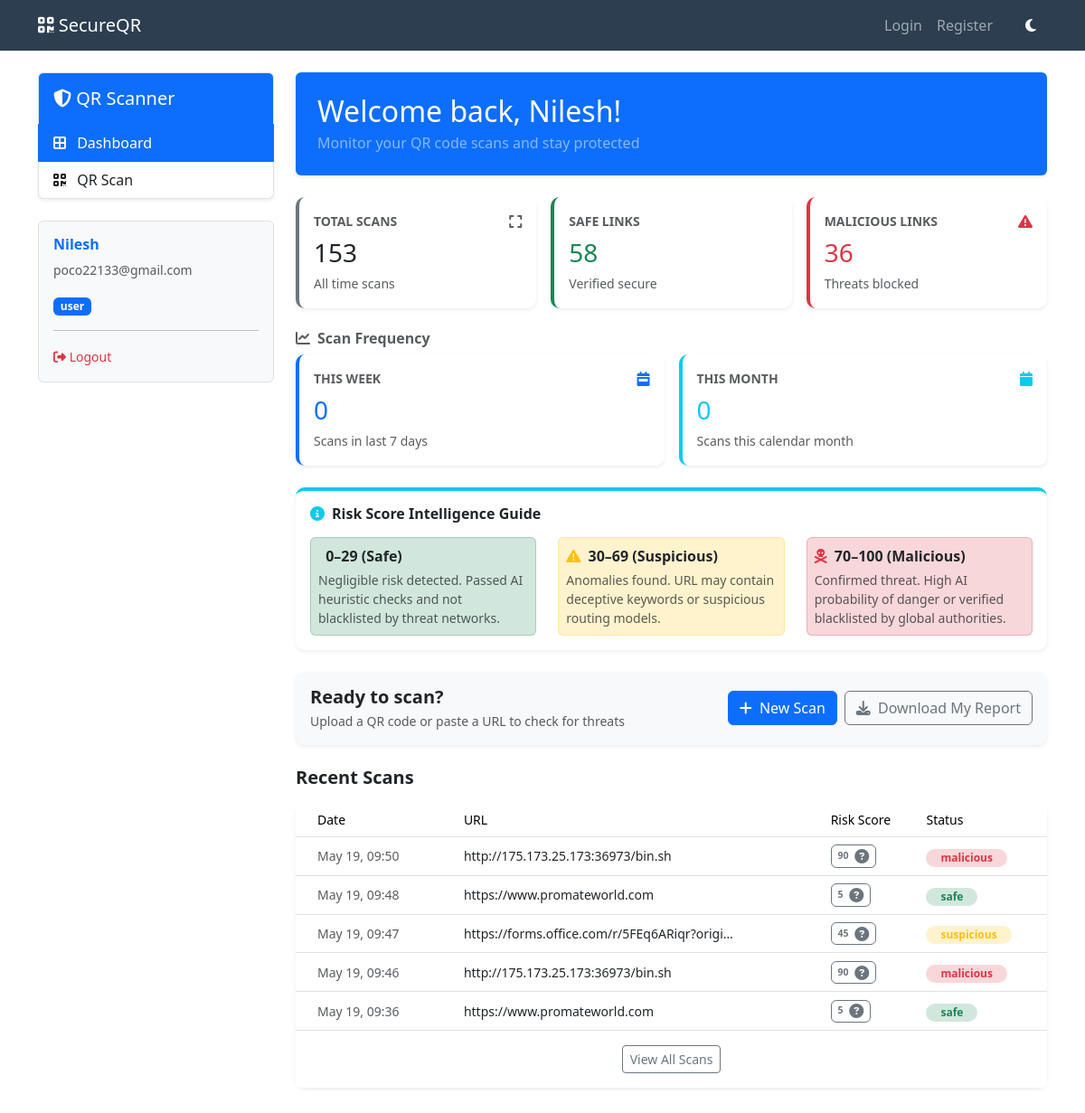
The app's page /dashboard (signed in) with its own data.
### tables this page shows
CREATE TABLE users (
    id INTEGER PRIMARY KEY AUTOINCREMENT,
    first_name TEXT NOT NULL,
    last_name TEXT NOT NULL,
    email TEXT UNIQUE NOT NULL,
    password_hash TEXT NOT NULL,
    role TEXT NOT NULL DEFAULT 'user', -- 'user', 'admin'
    totp_secret TEXT NOT NULL,
    created_at TIMESTAMP DEFAULT CURRENT_TIMESTAMP
, status TEXT DEFAULT 'active');

CREATE TABLE scan_history (
    id INTEGER PRIMARY KEY AUTOINCREMENT,
    user_id INTEGER NOT NULL,
    url TEXT NOT NULL,
    risk_score INTEGER NOT NULL,
    risk_level TEXT NOT NULL, -- 'Safe', 'Suspicious', 'Malicious'
    scan_details TEXT, -- JSON holding the breakdown (ML score, VT score, Features etc)
    timestamp TIMESTAMP DEFAULT CURRENT_TIMESTAMP,
    FOREIGN KEY(user_id) REFERENCES users(id)
);

### app.py (the view)
    @app.route('/dashboard')
    @jwt_required()
    def dashboard():
        user_id = get_jwt_identity()
        claims = get_jwt()
        role = claims.get('role', 'user')
        db = get_db()
        total_scans = db.execute("SELECT COUNT(*) FROM scan_history WHERE user_id = ?", (user_id,)).fetchone()[0]
        safe_scans = db.execute("SELECT COUNT(*) FROM scan_history WHERE risk_level = 'Safe' AND user_id = ?", (user_id,)).fetchone()[0]
        malicious_scans = db.execute("SELECT COUNT(*) FROM scan_history WHERE risk_level = 'Malicious' AND user_id = ?", (user_id,)).fetchone()[0]
        now_sl = datetime.datetime.now(SL_TZ)
        week_ago = (now_sl - datetime.timedelta(days=7)).strftime('%Y-%m-%d %H:%M:%S')
        month_start = now_sl.replace(day=1, hour=0, minute=0, second=0).strftime('%Y-%m-%d %H:%M:%S')
        scans_this_week = db.execute(
            "SELECT COUNT(*) FROM scan_history WHERE user_id = ? AND timestamp >= ?",
            (user_id, week_ago)
        ).fetchone()[0]
        scans_this_month = db.execute(
            "SELECT COUNT(*) FROM scan_history WHERE user_id = ? AND timestamp >= ?",
            (user_id, month_start)
        ).fetchone()[0]
        recent_scans = db.execute("SELECT * FROM scan_history WHERE user_id = ? ORDER BY timestamp DESC LIMIT 5", (user_id,)).fetchall()
        user = db.execute("SELECT first_name, email FROM users WHERE id = ?", (user_id,)).fetchone()
        return render_template('dashboard_user.html',
                               user=user,
                               role=role,
                               total=total_scans,
                               safe=safe_scans,
                               malicious=malicious_scans,
                               scans=recent_scans,
                               scans_this_week=scans_this_week,
                               scans_this_month=scans_this_month)

### database.py (called while the page is built)
def get_db():
    if 'db' not in g:
        g.db = sqlite3.connect(
            Config.DATABASE,
            detect_types=sqlite3.PARSE_DECLTYPES
        )
        g.db.row_factory = sqlite3.Row
    return g.db

def close_connection(exception):
    db = g.pop('db', None)
    if db is not None:
        db.close()

### templates/dashboard_user.html (shortened to what this page needs)
{% extends "base.html" %}
{% block content %}
<div class="row mt-4 mb-5">
    <div class="col-md-3">
        <div class="list-group shadow-sm">
            <div class="list-group-item bg-primary text-white py-3">
                <h5 class="mb-0"><i class="fa fa-shield-halved"></i> QR Scanner</h5>
            </div>
            <a href="/dashboard" class="list-group-item list-group-item-action active"><i
                    class="fa fa-border-all me-2"></i> Dashboard</a>
            <a href="/scanner/" class="list-group-item list-group-item-action"><i class="fa fa-qrcode me-2"></i> QR
                Scan</a>
        </div>
        <div class="mt-4 p-3 border rounded bg-light">
            <h6 class="text-primary fw-bold">{{ user.first_name }}</h6>
            <small class="text-muted d-block mb-3">{{ user.email }}</small>
            <span class="badge bg-primary">user</span>
            <hr>
            <a href="#" class="text-danger text-decoration-none small" onclick="logout()"><i
                    class="fa fa-sign-out-alt"></i> Logout</a>
        </div>
    </div>
    <div class="col-md-9">
        <div class="bg-primary text-white p-4 rounded shadow-sm mb-4">
            <h2 class="mb-1">Welcome {% if role == 'user' %}back, {% endif %}{{ user.first_name }}!</h2>
            <p class="mb-0 text-white-50">Monitor your QR code scans and stay protected</p>
        </div>
        <div class="row g-3 mb-4">
            <div class="col-md-4">
                <div class="card border-0 shadow-sm h-100 border-start border-4 border-secondary">
                    <div class="card-body">
                        <div class="d-flex justify-content-between align-items-center mb-2">
                            <span class="text-muted fw-bold small text-uppercase">Total Scans</span>
                            <i class="fa fa-expand text-muted"></i>
                        </div>
                        <h3 class="mb-1">{{ total }}</h3>
                        <small class="text-muted">All time scans</small>
                    </div>
                </div>
            </div>
            <div class="col-md-4">
                <div class="card border-0 shadow-sm h-100 border-start border-4 border-success">
                    <div class="card-body">
                        <div class="d-flex justify-content-between align-items-center mb-2">
                            <span class="text-muted fw-bold small text-uppercase">Safe Links</span>
                        </div>
                        <h3 class="mb-1 text-success">{{ safe }}</h3>
                        <small class="text-muted">Verified secure</small>
                    </div>
                </div>
            </div>
            <div class="col-md-4">
                <div class="card border-0 shadow-sm h-100 border-start border-4 border-danger">
                    <div class="card-body">
                        <div class="d-flex justify-content-between align-items-center mb-2">
                            <span class="text-muted fw-bold small text-uppercase">Malicious Links</span>
                            <i class="fa fa-triangle-exclamation text-danger"></i>
                        </div>
                        <h3 class="mb-1 text-danger">{{ malicious }}</h3>
                        <small class="text-muted">Threats blocked</small>
                    </div>
                </div>
            </div>
        </div>
        <h6 class="fw-bold text-muted mb-2"><i class="fa fa-chart-line me-2"></i>Scan Frequency</h6>
        <div class="row g-3 mb-4">
            <div class="col-md-6">
                <div class="card border-0 shadow-sm h-100 border-start border-4 border-primary">
                    <div class="card-body">
                        <div class="d-flex justify-content-between align-items-center mb-2">
                            <span class="text-muted fw-bold small text-uppercase">This Week</span>
                            <i class="fa fa-calendar-week text-primary"></i>
                        </div>
                        <h3 class="mb-1 text-primary">{{ scans_this_week }}</h3>
                        <small class="text-muted">Scans in last 7 days</small>
                    </div>
                </div>
            </div>
            <div class="col-md-6">
                <div class="card border-0 shadow-sm h-100 border-start border-4 border-info">
                    <div class="card-body">
                        <div class="d-flex justify-content-between align-items-center mb-2">
                            <span class="text-muted fw-bold small text-uppercase">This Month</span>
                            <i class="fa fa-calendar text-info"></i>
                        </div>
                        <h3 class="mb-1 text-info">{{ scans_this_month }}</h3>
                        <small class="text-muted">Scans this calendar month</small>
                    </div>
                </div>
            </div>
        </div>
        <div class="card shadow-sm border-0 mb-4 bg-white border-top border-4 border-info">
            <div class="card-body">
                <h6 class="fw-bold mb-3"><i class="fa fa-circle-info text-info me-2"></i>Risk Score Intelligence Guide</h6>
                <div class="row text-center text-md-start">
                    <div class="col-md-4 mb-2 mb-md-0">
                        <div class="p-2 rounded bg-success-subtle border border-success border-opacity-25 h-100">
                            <strong> 0–29 (Safe)</strong>
                            <p class="small text-muted mb-0 mt-1">Negligible risk detected. Passed AI heuristic checks and not blacklisted by threat networks.</p>
                        </div>
                    </div>
                    <div class="col-md-4 mb-2 mb-md-0">
                        <div class="p-2 rounded bg-warning-subtle border border-warning border-opacity-25 h-100">
                            <strong><i class="fa fa-triangle-exclamation text-warning me-1"></i> 30–69 (Suspicious)</strong>
                            <p class="small text-muted mb-0 mt-1">Anomalies found. URL may contain deceptive keywords or suspicious routing models.</p>
                        </div>
                    </div>
                    <div class="col-md-4">
                        <div class="p-2 rounded bg-danger-subtle border border-danger border-opacity-25 h-100">
                            <strong><i class="fa fa-skull-crossbones text-danger me-1"></i> 70–100 (Malicious)</strong>
                            <p class="small text-muted mb-0 mt-1">Confirmed threat. High AI probability of danger or verified blacklisted by global authorities.</p>
                        </div>
                    </div>
                </div>
            </div>
        </div>
        <div class="card shadow-sm border-0 mb-4 bg-light">
            <div class="card-body d-flex justify-content-between align-items-center">
                <div>
                    <h5 class="mb-1 fw-bold">Ready to scan?</h5>
                    <p class="text-muted mb-0 small">Upload a QR code or paste a URL to check for threats</p>
                </div>
                <div class="d-flex gap-2">
                    <a href="/scanner/" class="btn btn-primary"><i class="fa fa-plus me-1"></i> New Scan</a>
                    <a href="/download_my_report" class="btn btn-outline-secondary"><i class="fa fa-download me-1"></i> Download My Report</a>
                </div>
            </div>
        </div>
        <h5 class="mt-4 mb-3 fw-bold">Recent Scans</h5>
        <div class="card shadow-sm border-0">
            <div class="card-body p-0">
                <div class="table-responsive">
                    <table class="table table-hover align-middle mb-0">
                        <thead class="text-muted small bg-light">
                            <tr>
                                <th class="px-4 fw-normal border-0 border-bottom">Date</th>
                                <th class="fw-normal border-0 border-bottom">URL</th>
                                <th class="fw-normal border-0 border-bottom">Risk Score</th>
                                <th class="fw-normal border-0 border-bottom">Status</th>
                            </tr>
                        </thead>
                        <tbody>
                            {% for scan in scans %}
                            <tr>
                                <td class="px-4 text-muted small">{{ scan.timestamp.strftime('%b %d, %H:%M') if
                                    scan.timestamp else 'N/A' }}</td>
                                <td class="text-dark small">
                                    <div
                                        style="max-width:300px; white-space:nowrap; overflow:hidden; text-overflow:ellipsis;" title="{{ scan.url }}">
                                        {{ scan.url }}</div>
                                </td>
                                <td class="text-muted small">
                                    <span class="badge border border-secondary text-secondary" data-bs-toggle="tooltip" data-bs-placement="top" title="{% if scan.risk_score < 30 %}Safe range (0-29){% elif scan.risk_score < 70 %}Suspicious range (30-69){% else %}Malicious range (70-100){% endif %}">
                                        {{ scan.risk_score }} <i class="fa fa-circle-question fs-6 ms-1" style="vertical-align: middle;"></i>
                                    </span>
                                </td>
                                <td>
                                    <span
                                        class="badge {{ 'bg-success-subtle text-success' if scan.risk_level == 'Safe' else ('bg-danger-subtle text-danger' if scan.risk_level == 'Malicious' else 'bg-warning-subtle text-warning') }} rounded-pill px-3 py-1">
                                        {{ scan.risk_level|lower }}
                                    </span>
                                </td>
                            </tr>
                            {% else %}
                            <tr>
                                <td colspan="4" class="text-center text-muted py-5">No recent scans found. Create a new
                                    scan to see results here!</td>
                            </tr>
                            {% endfor %}
                        </tbody>
                    </table>
                </div>
            </div>
            <div class="card-footer bg-white text-center border-0 py-3">
                <a href="#" class="btn btn-sm btn-outline-secondary">View All Scans</a>
            </div>
        </div>
    </div>
</div>
{% endblock %}

### templates/base.html (shortened to what this page needs)
<!DOCTYPE html>
<html lang="en">
<head>
    <link href="https://cdn.jsdelivr.net/npm/bootstrap@5.3.2/dist/css/bootstrap.min.css" rel="stylesheet">
    <link rel="stylesheet" href="https://cdnjs.cloudflare.com/ajax/libs/font-awesome/6.4.2/css/all.min.css">
</head>
<body>
    <nav class="navbar navbar-expand-lg navbar-dark">
        <div class="container">
            <a class="navbar-brand" href="/"><i class="fa-solid fa-qrcode"></i> SecureQR</a>
            <div class="collapse navbar-collapse" id="navbarNav">
                <ul class="navbar-nav ms-auto" id="nav-links">
                </ul>
                <button class="btn btn-outline-light ms-3 border-0" id="themeToggle" onclick="toggleTheme()">
                    <i class="fa fa-moon"></i>
                </button>
            </div>
        </div>
    </nav>
    <div class="container mt-4">
        {% block content %}{% endblock %}
    </div>
    <div aria-live="polite" aria-atomic="true" class="position-relative">
        <div id="toast-container" class="toast-container position-fixed top-0 end-0 p-3" style="z-index: 9999;">
        </div>
    </div>
</body>
</html>

### templates/base.html (style rules this page uses)
body { font-family: 'Segoe UI', Tahoma, Geneva, Verdana, sans-serif; transition: background-color 0.3s ease, color 0.3s ease; }
.navbar { background-color: #2c3e50; }
.card { border-radius: 10px; box-shadow: 0 4px 6px rgba(0,0,0,0.1); }

### records on screen
users: first_name "Nilesh", email "poco22133@gmail.com"
scan_history: timestamp "May 19, 09:50", url "http://175.173.25.173:36973/bin.sh", risk_score "90", risk_level "malicious"
scan_history: timestamp "May 19, 09:48", url "https://www.promateworld.com", risk_score "5", risk_level "safe"
scan_history: timestamp "May 19, 09:47", url "https://forms.office.com/r/5FEq6ARiqr?origi…", risk_score "45", risk_level "suspicious"
scan_history: timestamp "May 19, 09:46", url "http://175.173.25.173:36973/bin.sh", risk_score "90", risk_level "malicious"
scan_history: timestamp "May 19, 09:36", url "https://www.promateworld.com", risk_score "5", risk_level "safe"

### other values on screen
{{ total }} "153"
{{ safe }} "58"
{{ malicious }} "36"
{{ scans_this_week }} "0"
{{ scans_this_month }} "0"
